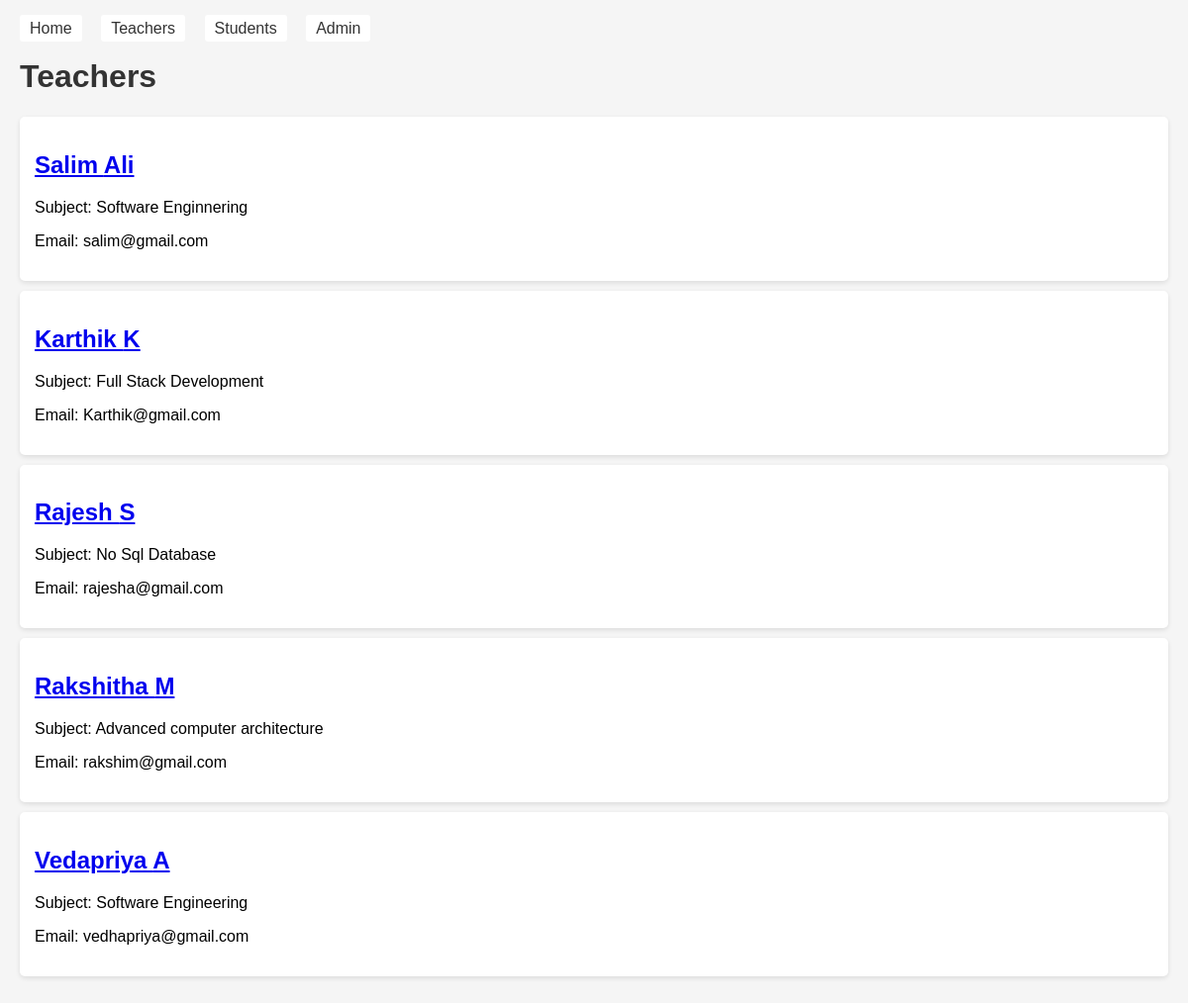
Screenshot of /teachers/ with the database file from the repository.
### school/models.py (models this page shows, shortened)
class Teacher(models.Model):
    first_name = models.CharField(max_length=100)
    last_name = models.CharField(max_length=100)
    email = models.EmailField(unique=True)
    subject = models.CharField(max_length=100)
    hire_date = models.DateField()

### school/views.py (the view)
# urls.py: path('teachers/', views.TeacherListView.as_view(), name='teacher-list'),
class TeacherListView(ListView):
    model = Teacher
    template_name = 'school/teacher_list.html'
    context_object_name = 'teachers'

### school/templates/school/teacher_list.html
{% extends 'base.html' %}
{% block content %}
<h1>Teachers</h1>
<div class="teacher-list">
    {% for teacher in teachers %}
    <div class="teacher-card">
        <h2><a href="{% url 'teacher-detail' teacher.pk %}">{{ teacher.first_name }} {{ teacher.last_name }}</a></h2>
        <p>Subject: {{ teacher.subject }}</p>
        <p>Email: {{ teacher.email }}</p>
    </div>
    {% endfor %}
</div>
{% endblock %}

### templates/base.html (style rules this page uses)
body { font-family: Arial, sans-serif; margin: 0; padding: 20px; background-color: #f5f5f5; }
.teacher-card, .student-card { background: white; padding: 15px; margin: 10px 0; border-radius: 5px; box-shadow: 0 2px 5px rgba(0,0,0,0.1); }
h1 { color: #333; }

### rows the page displays
Teacher: first_name "Salim", last_name "Ali", subject "Software Enginnering", email "salim@gmail.com"
Teacher: first_name "Karthik", last_name "K", subject "Full Stack Development", email "Karthik@gmail.com"
Teacher: first_name "Rajesh", last_name "S", subject "No Sql Database", email "rajesha@gmail.com"
Teacher: first_name "Rakshitha", last_name "M", subject "Advanced computer architecture", email "rakshim@gmail.com"
Teacher: first_name "Vedapriya", last_name "A", subject "Software Engineering", email "vedhapriya@gmail.com"
